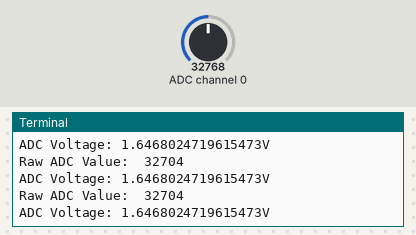
Recording of a program running on a simulated Raspberry Pi (BCM pin numbers). On the bench: the last lines printed to the terminal. Inputs (shaded band) come from the test bench; at power-on: ADC channel 0 = 32768 (analog values on the 0–65535 scale).

Above: at 1.2 s.
1.3 s: ADC channel 0 set to 45874
At 1.9 s:
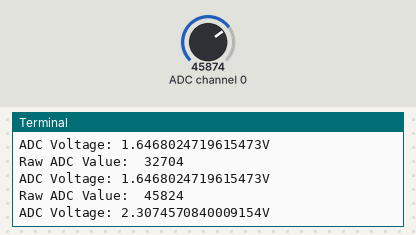
2.8 s: ADC channel 0 set to 57670
At 3.4 s:
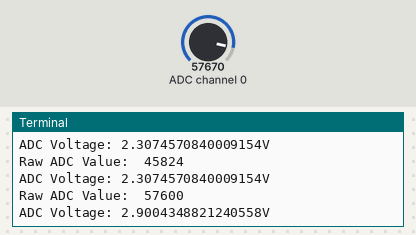
Timing chart, 0 to 5.8 s (numbered marks = the images above; inputs shaded):
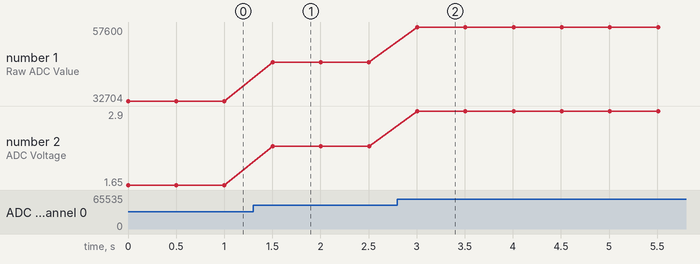

Measured:
- after the input at 1.3 s, the terminal: prints a new line after 0.20 s (image 1)
- after the input at 2.8 s, the terminal: prints a new line after 0.21 s (image 2)
- plotted number 1: 32704 → 45824 after the input at 1.3 s, 45824 → 57600 after the input at 2.8 s
- plotted number 2: 1.65 → 2.31 after the input at 1.3 s, 2.31 → 2.9 after the input at 2.8 s

The program:

AnalogIn.py
```python
import busio
import time
import digitalio
import board
import adafruit_mcp3xxx.mcp3008 as MCP
from adafruit_mcp3xxx.analog_in import AnalogIn

# create the spi bus
spi = busio.SPI(clock=board.D15, MISO=board.D13, MOSI=board.D14)

# create the cs (chip select)
cs = digitalio.DigitalInOut(board.D24)

# create the mcp object
mcp = MCP.MCP3008(spi, cs)

# create an analog input channel on pin 0
chan = AnalogIn(mcp, MCP.P0)

print('Press Ctrl-C to quit.')

while True:
	print('Raw ADC Value: ', chan.value)
	print('ADC Voltage: ' + str(chan.voltage) + 'V')
	time.sleep(0.5)
```
